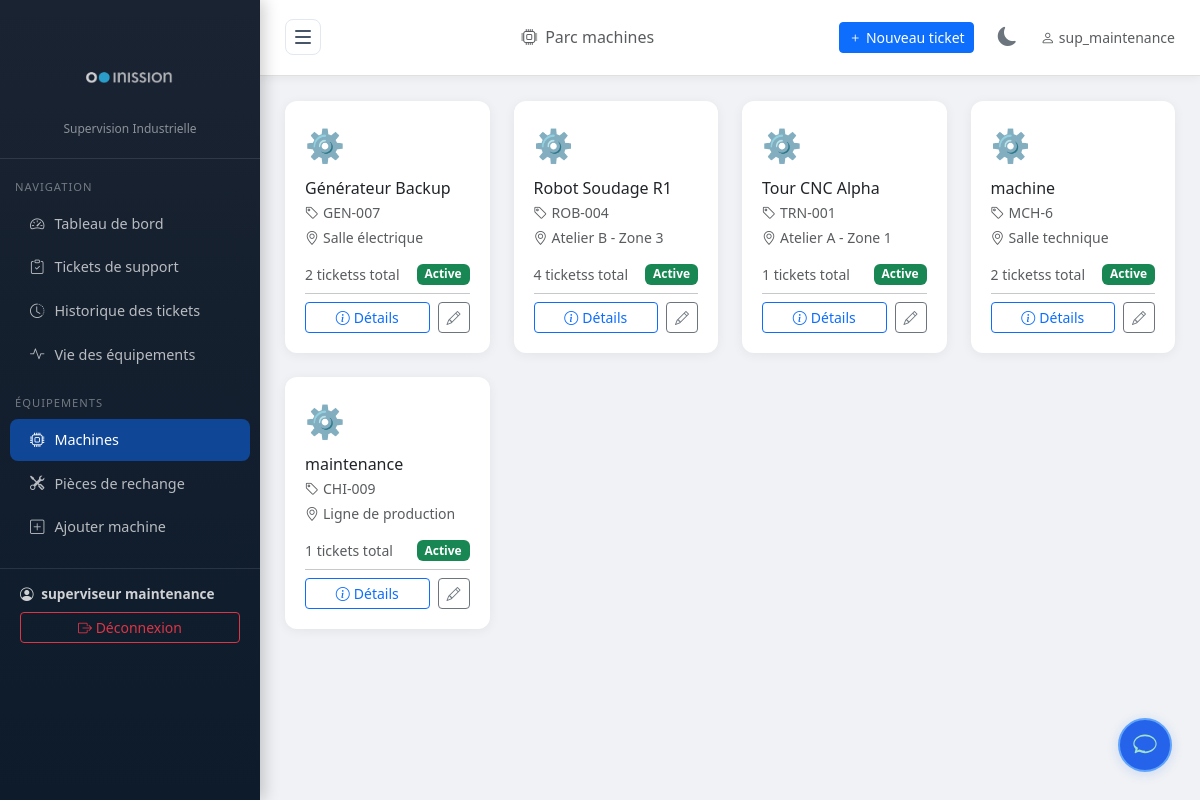
Page /machines/ (signed in) on the committed database.
### tickets/models.py (models this page shows, shortened)
class Machine(models.Model):
    nom = models.CharField(max_length=200, verbose_name="Nom de la machine")
    reference = models.CharField(max_length=100, unique=True, verbose_name="Référence")
    localisation = models.CharField(max_length=200, verbose_name="Localisation / Zone")
    description = models.TextField(blank=True, verbose_name="Description")
    actif = models.BooleanField(default=True, verbose_name="Active")
    date_installation = models.DateField(null=True, blank=True, verbose_name="Date d'installation")
    department = models.ForeignKey('Department', on_delete=models.SET_NULL, null=True, blank=True, verbose_name="Département associé")
    operator = models.ForeignKey('OperatorProfile', on_delete=models.SET_NULL, null=True, blank=True, verbose_name="Opérateur assigné")
    manuel_pdf = models.FileField(upload_to='machines/manuals/', blank=True, null=True, verbose_name="Manuel d'utilisation (PDF)")
    manuel_texte = models.TextField(blank=True, null=True, verbose_name="Manuel d'utilisation (texte)")
    class Meta:
        verbose_name = "Machine"
        verbose_name_plural = "Machines"
        ordering = ['nom']

### tickets/views.py (the view, shortened to what this page needs)
# urls.py: path('machines/', views.machine_list, name='machine_list'),
@login_required
def machine_list(request):
    user = request.user
    profile = getattr(user, 'operatorprofile', None)
    if is_admin_or_supervisor(user):
        if profile and profile.role == 'superviseur' and profile.department:
            machines_qs = Machine.objects.filter(department=profile.department).annotate(
                nb_demandes=Count('ticketsupport'),
                nb_ouvertes=Count('ticketsupport', filter=Q(ticketsupport__statut__in=['en_attente', 'validee', 'en_cours']))
            ).order_by('nom')
        else:
            machines_qs = Machine.objects.annotate(
                nb_demandes=Count('ticketsupport'),
                nb_ouvertes=Count('ticketsupport', filter=Q(ticketsupport__statut__in=['en_attente', 'validee', 'en_cours']))
            ).order_by('nom')
    paginator = Paginator(machines_qs, 24)
    page = request.GET.get('page')
    try:
        machines = paginator.page(page)
    except PageNotAnInteger:
        machines = paginator.page(1)
    except EmptyPage:
        machines = paginator.page(paginator.num_pages)
    return render(request, 'tickets/machine_list.html', {
        'machines': machines,
        'paginator': paginator,
        'sysmon_enabled': getattr(settings, 'SYSMON_ENABLED', False),
        'sysmon_url': getattr(settings, 'SYSMON_URL', 'https://localhost:8888/')
    })

### tickets/templatetags/permissions.py (called while the page is built)
@register.filter
def is_admin_or_supervisor(user):
    if user.is_superuser or user.is_staff:
        return True
    profile = getattr(user, 'operatorprofile', None)
    return profile and profile.role == 'superviseur'

### tickets/views.py (called while the page is built)
def is_admin_or_supervisor(user):
    if user.is_superuser or user.is_staff:
        return True
    profile = getattr(user, 'operatorprofile', None)
    return profile and profile.role == 'superviseur'

### tickets/templates/tickets/machine_list.html (shortened to what this page needs)
{% extends 'tickets/base.html' %}
{% load permissions %}
{% load static %}
{% block page_title %}<i class="bi bi-cpu me-2"></i>Parc machines{% endblock %}
{% block extra_css %}
<link rel="stylesheet" href="{% static 'css/sysmon-modal.css' %}">
{% endblock %}
{% block content %}
<div class="row g-4">
    {% for machine in machines %}
    <div class="col-md-4 col-lg-3">
        <div class="stat-card h-100" data-machine-id="{{ machine.pk }}" style="position:relative;">
            <div style="font-size:2rem;margin-bottom:10px;">
                {% if machine.actif %}⚙️{% else %}🔴{% endif %}
            </div>
            <h6 class="mb-1">{{ machine.nom }}</h6>
            <p class="text-muted small mb-1">
                <i class="bi bi-tag me-1"></i>{{ machine.reference }}
            </p>
            <p class="text-muted small mb-3">
                <i class="bi bi-geo-alt me-1"></i>{{ machine.localisation }}
            </p>
            <div class="d-flex justify-content-between align-items-center">
                <small class="text-muted" data-field="nb_demandes">{{ machine.nb_demandes }} tickets{{ machine.nb_demandes|pluralize }} total</small>
                <span class="badge {% if machine.actif %}bg-success{% else %}bg-secondary{% endif %}" data-field="status">
                    {% if machine.actif %}Active{% else %}Inactive{% endif %}
                </span>
            </div>
            <hr class="my-2">
            <div class="d-flex gap-2">
                <button class="btn btn-sm btn-outline-primary flex-grow-1"
                        data-bs-toggle="modal"
                        data-bs-target="#machineDetailModal"
                        data-machine-id="{{ machine.pk }}">
                    <i class="bi bi-info-circle me-1"></i>Détails
                </button>
                <a href="{% url 'machine_edit' machine.pk %}" class="btn btn-sm btn-outline-secondary">
                    <i class="bi bi-pencil"></i>
                </a>
            </div>
        </div>
    </div>
    {% empty %}
    <div class="col-12 text-center py-5 text-muted">
        <i class="bi bi-cpu" style="font-size:4rem;display:block;margin-bottom:15px;"></i>
        Aucune machine enregistrée.<br>
        <a href="{% url 'machine_create' %}" class="btn btn-primary mt-3">Ajouter la première machine</a>
    </div>
    {% endfor %}
</div>
{% endblock %}

### tickets/templates/tickets/base.html (shortened to what this page needs)
{% load static %}
{% load permissions %}
<!DOCTYPE html>
<html lang="fr">
<head>
    <link href="https://cdnjs.cloudflare.com/ajax/libs/bootstrap/5.3.2/css/bootstrap.min.css" rel="stylesheet">
    <link href="https://cdnjs.cloudflare.com/ajax/libs/bootstrap-icons/1.11.3/font/bootstrap-icons.min.css" rel="stylesheet">
    {% block extra_css %}{% endblock %}
</head>
<body>
{% if user.is_authenticated %}
<div id="sidebar" class="sidebar d-flex flex-column">
    <div class="sidebar-inner">
    <div class="sidebar-brand flex-shrink-0">
        <img src="{% static 'img/inission.png' %}" alt="Inission Logo" class="brand-icon" style="background: none; width: 150px; height: 100px; object-fit: contain; border-radius: 12px; border: none; box-shadow: none; display: flex; align-items: center; justify-content: center; margin: 0 auto 0;" />
        <small style="margin-top: 0; display: block;">Supervision Industrielle</small>
    </div>
    <nav class="mt-2 flex-grow-1">
        <div class="sidebar-section">Navigation</div>
        <a href="{% url 'dashboard' %}" class="nav-link {% if request.resolver_match.url_name == 'dashboard' %}active{% endif %}">
            <i class="bi bi-speedometer2"></i><span>Tableau de bord</span>
        </a>
        <a href="{% url 'demande_dashboard' %}" class="nav-link {% if 'demande' in request.resolver_match.url_name %}active{% endif %}">
            <i class="bi bi-clipboard-check"></i><span>Tickets de support</span>
        </a>
            <a href="{% url 'ticket_history_list' %}" class="nav-link {% if request.resolver_match.url_name == 'ticket_history_list' %}active{% endif %}">
                <i class="bi bi-clock-history"></i><span>Historique des tickets</span>
            </a>
        <a href="{% url 'viee_dashboard' %}" class="nav-link {% if 'viee' in request.resolver_match.url_name %}active{% endif %}">
            <i class="bi bi-activity"></i><span>Vie des équipements</span>
        </a>
        {% if user|is_admin_or_supervisor %}
        <div class="sidebar-section">Équipements</div>
        <a href="{% url 'machine_list' %}" class="nav-link {% if 'machine' in request.resolver_match.url_name %}active{% endif %}">
            <i class="bi bi-cpu"></i><span>Machines</span>
        </a>
            <a href="{% url 'machine_spare_parts' %}" class="nav-link {% if request.resolver_match.url_name == 'machine_spare_parts' %}active{% endif %}">
                <i class="bi bi-tools"></i><span>Pièces de rechange</span>
            </a>
        <a href="{% url 'machine_create' %}" class="nav-link">
            <i class="bi bi-plus-square"></i><span>Ajouter machine</span>
        </a>
        {% endif %}
    </nav>
    <div class="sidebar-footer flex-shrink-0">
        <div class="user-info">
            <i class="bi bi-person-circle me-1"></i>
            <strong>{{ user.get_full_name|default:user.username }}</strong>
        </div>
        <form action="{% url 'logout' %}" method="post" style="margin-top:8px;">
            <button type="submit" class="btn btn-sm btn-outline-danger w-100">
                <i class="bi bi-box-arrow-right"></i> <span>Déconnexion</span>
            </button>
        </form>
    </div>
    </div>
</div>
<div id="main" class="main-content">
    <div class="topbar">
        <button id="toggle-btn" onclick="toggleSidebar()">
            <span></span>
            <span></span>
            <span></span>
        </button>
        <h6 class="mb-0 text-muted">{% block page_title %}{% endblock %}</h6>
        <div class="d-flex align-items-center gap-3">
            <a href="{% url 'demande_create' %}" class="btn btn-primary btn-sm">
                <i class="bi bi-plus"></i> Nouveau ticket
            </a>
            <button class="theme-toggle-btn" onclick="toggleTheme()" title="Basculer le thème">
                <i class="bi bi-moon-fill" id="theme-icon"></i>
            </button>
            <span class="text-muted small"><i class="bi bi-person me-1"></i>{{ user.username }}</span>
        </div>
    </div>
    <div class="page-content">
        {% block content %}{% endblock %}
    </div>
</div>
{% endif %}
{% if user.is_authenticated %}
{% include "tickets/chatbot_widget.html" %}
{% endif %}
</body>
</html>

### tickets/templates/tickets/base.html (style rules this page uses)
:root { --sidebar-width: 260px; --primary: #1a2332; --accent: #0d6efd; --danger: #dc3545; }
body { background: #f0f2f5; font-family: 'Segoe UI', sans-serif; }
.sidebar { width: var(--sidebar-width); min-width: var(--sidebar-width); background: linear-gradient(180deg, #1a2332 0%, #0d1b2a 100%); min-height: 100vh; position: fixed; top: 0; left: 0; z-index: 1000; overflow-y: auto; overflow-x: hidden; box-shadow: 4px 0 15px rgba(0,0,0,0.2); max-height: 100vh; transition: width 0.3s ease, min-width 0.3s ease; }
.sidebar-inner { width: var(--sidebar-width); transition: width 0.3s ease; }
.sidebar-brand { padding: 20px; border-bottom: 1px solid rgba(255,255,255,0.1); text-align: center; }
.sidebar-brand small { color: rgba(255,255,255,0.5); font-size: 0.75rem; }
.sidebar-brand .brand-icon { width: 50px; height: 50px; background: white; border-radius: 12px; display: flex; align-items: center; justify-content: center; margin: 0 auto 10px; font-size: 1.5rem; position: relative; border: 2px solid #e0e0e0; }
.sidebar-brand .brand-icon::before { content: ''; position: absolute; width: 16px; height: 16px; border: 3px solid #000; border-radius: 50%; left: 8px; top: 50%; transform: translateY(-50%); }
.sidebar-brand .brand-icon::after { content: ''; position: absolute; width: 16px; height: 16px; background: #00a896; border-radius: 50%; right: 8px; top: 50%; transform: translateY(-50%); }
#toggle-btn { width: 36px; height: 36px; background: white; border: 1px solid #e2e8f0; border-radius: 8px; cursor: pointer; display: flex; flex-direction: column; align-items: center; justify-content: center; gap: 4px; transition: all 0.3s ease; margin-right: 15px; flex-shrink: 0; }
#sidebar:not(.collapsed) ~ #main { margin-left: var(--sidebar-width); }
#toggle-btn span { display: block; width: 16px; height: 2px; background: #475569; border-radius: 2px; transition: transform 0.3s, opacity 0.3s; }
.sidebar-section { padding: 10px 15px 5px; font-size: 0.7rem; color: rgba(255,255,255,0.4); text-transform: uppercase; letter-spacing: 1px; margin-top: 10px; }
.sidebar .nav-link { color: rgba(255,255,255,0.7); padding: 10px 20px; border-radius: 8px; margin: 2px 10px; font-size: 0.9rem; transition: all 0.2s; display: flex; align-items: center; gap: 10px; }
.sidebar .nav-link:hover, .sidebar .nav-link.active { background: rgba(13,110,253,0.3); color: #fff; }
.sidebar .nav-link.active { background: rgba(13,110,253,0.5); }
.sidebar-footer { padding: 15px 20px; border-top: 1px solid rgba(255,255,255,0.1); margin-top: 20px; }
.user-info { color: rgba(255,255,255,0.8); font-size: 0.85rem; }
.main-content { margin-left: var(--sidebar-width); min-height: 100vh; transition: margin-left 0.3s; }
.topbar { background: white; padding: 15px 25px; border-bottom: 1px solid #e0e0e0; box-shadow: 0 2px 10px rgba(0,0,0,0.05); display: flex; align-items: center; justify-content: space-between; }
.page-content { padding: 25px; }
.stat-card { background: white; border-radius: 12px; padding: 20px; box-shadow: 0 2px 12px rgba(0,0,0,0.06); border: none; transition: transform 0.2s; }
.theme-toggle-btn { background: none; border: none; color: #6c757d; font-size: 1.2rem; cursor: pointer; padding: 8px; border-radius: 6px; transition: all 0.3s ease; display: flex; align-items: center; justify-content: center; }

### rows in the picture
Machine: nom "Générateur Backup", reference "GEN-007", localisation "Salle électrique", nb_demandes "2", actif "Active"
Machine: nom "Robot Soudage R1", reference "ROB-004", localisation "Atelier B - Zone 3", nb_demandes "4", actif "Active"
Machine: nom "Tour CNC Alpha", reference "TRN-001", localisation "Atelier A - Zone 1", nb_demandes "1", actif "Active"
Machine: nom "machine", reference "MCH-6", localisation "Salle technique", nb_demandes "2", actif "Active"
Machine: nom "maintenance", reference "CHI-009", localisation "Ligne de production", nb_demandes "1", actif "Active"

### other values in the picture
{{ user.get_full_name|default:user.username }} "superviseur maintenance"
{{ user.username }} "sup_maintenance"
